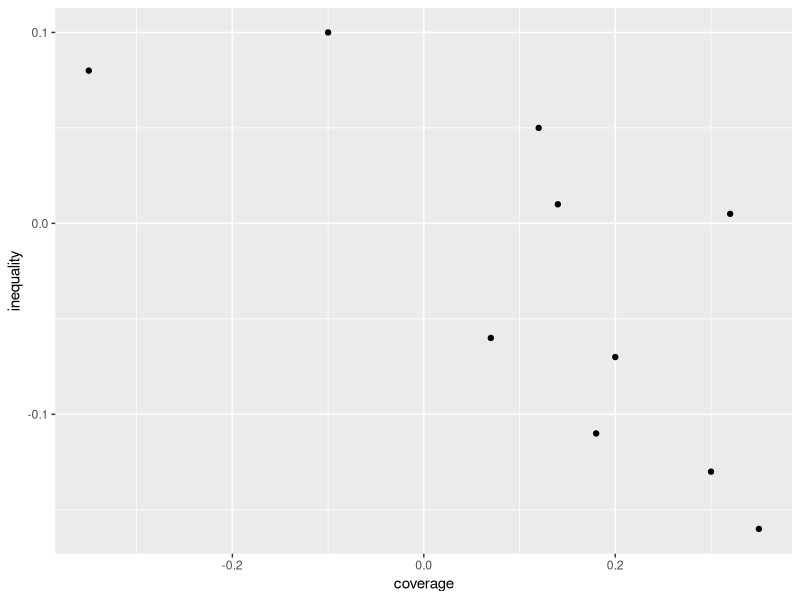
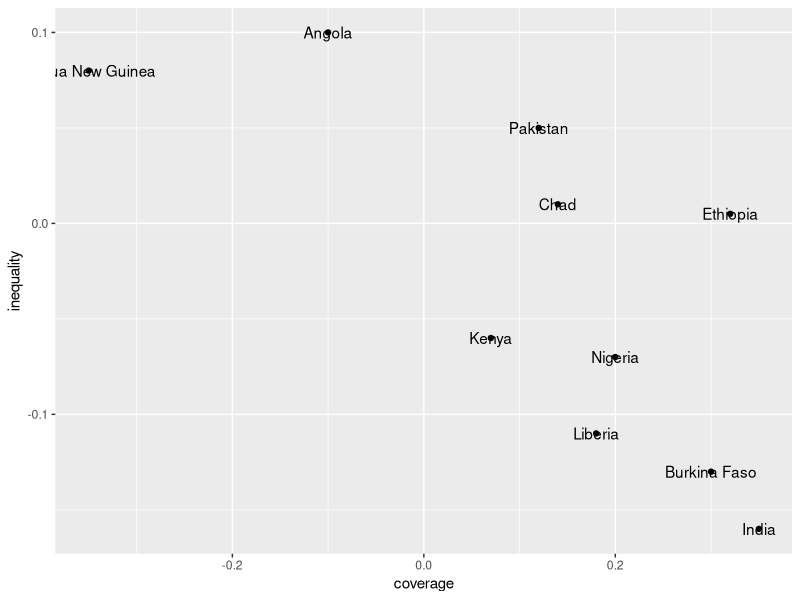
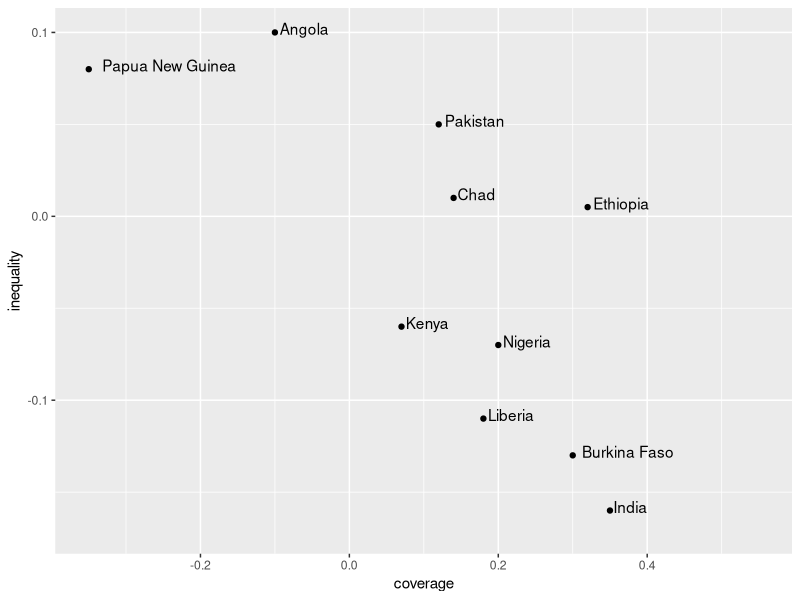
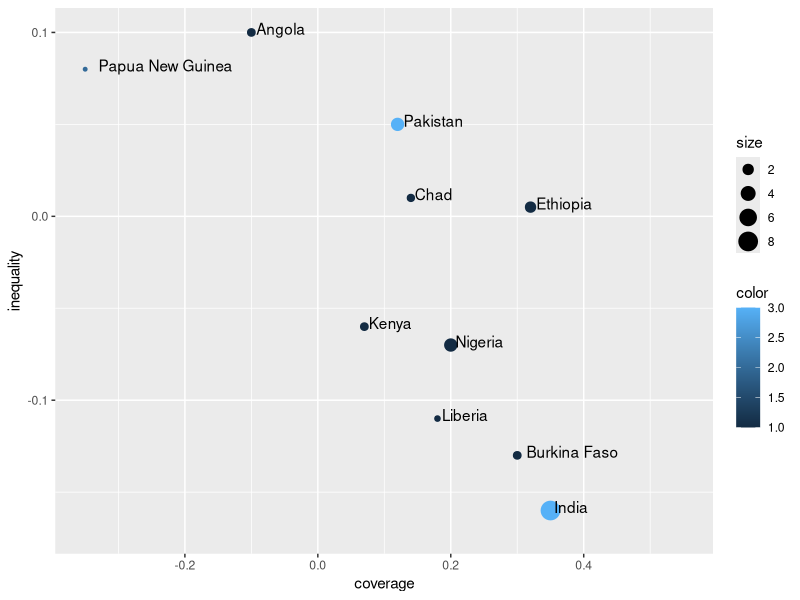
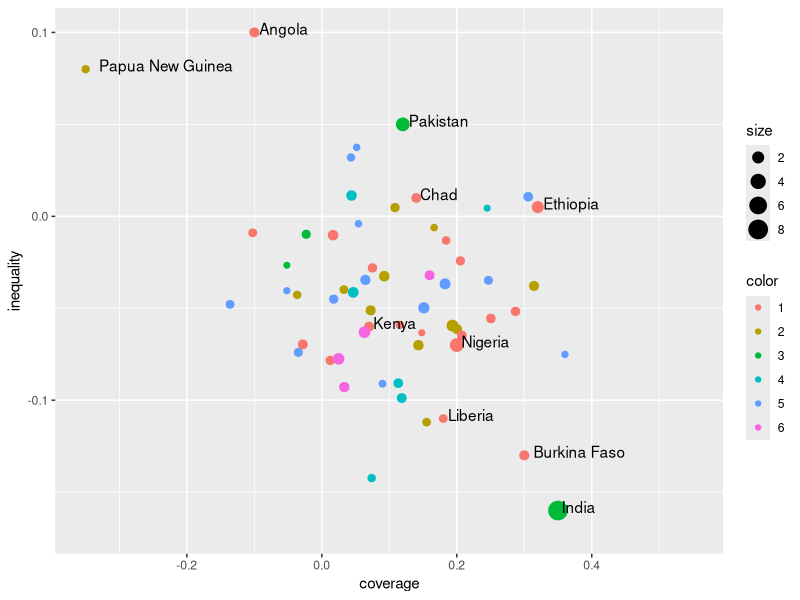
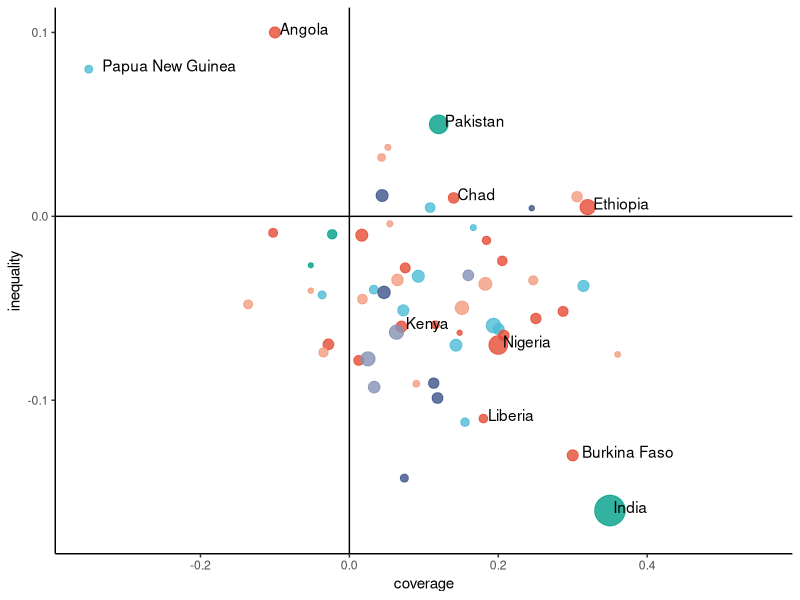

These charts were generated, in order, by the following R code:
## ---- chunk 1
library(ggplot2)
library(ggsci)
## ---- chunk 2
country <- c("Angola", "Papua New Guinea", "Pakistan", "Chad", "Ethiopia", "Kenya", "Nigeria", "Liberia", "Burkina Faso", "India")
coverage <- c(-0.1, -0.35, 0.12, 0.14, 0.32, 0.07, 0.2, 0.18, 0.3, 0.35)
inequality <- c(0.1, 0.08, 0.05, 0.01, 0.005, -0.06, -0.07, -0.11, -0.13, -0.16)
df_plot <- data.frame(country, coverage, inequality)
df_plot
## ---- chunk 3
ggplot(df_plot, aes(x = coverage, y = inequality)) +
  geom_point()
## ---- chunk 4
ggplot(df_plot, aes(x = coverage, y = inequality)) +
  geom_point() +
  geom_text(aes(label = country))
## ---- chunk 5
ggplot(df_plot, aes(x = coverage, y = inequality)) +
  geom_point() +
  geom_text(aes(label = country), hjust = -0.1, vjust = 0.2) +
  xlim(c(-0.35, 0.55)) +
  ylim(c(-0.17, 0.1))
## ---- chunk 6
df_plot$size <- c(1.1, 0.6, 3, 1, 2, 1.1, 3, 0.7, 1.1, 8)
df_plot$color <- c(1, 2, 3, 1, 1, 1, 1, 1, 1, 3)
df_plot
## ---- chunk 7
ggplot(df_plot, aes(x = coverage, y = inequality)) +
  geom_point(aes(size = size, color = color)) +
  geom_text(aes(label = country), hjust = -0.1, vjust = 0.2) +
  xlim(c(-0.35, 0.55)) +
  ylim(c(-0.17, 0.1))
## ---- chunk 8
set.seed(123)
np <- 50
rd <- data.frame(country = rep("", np),
                 coverage = rnorm(n = np, mean = 0.1, sd = 0.12),
                 inequality = rnorm(n = np, mean = -0.05, sd = 0.04),
                 size = rnorm(n = np, mean = 1, sd = 0.4),
                 color = sample(1:6, np, replace = T))
head(rd)
## ---- chunk 9
df_plot <- rbind(df_plot, rd)
df_plot$color <- factor(df_plot$color)
ggplot(df_plot, aes(x = coverage, y = inequality)) +
  geom_point(aes(size = size, color = color)) +
  geom_text(aes(label = country), hjust = -0.1, vjust = 0.2) +
  xlim(c(-0.35, 0.55)) +
  ylim(c(-0.17, 0.1))
## ---- chunk 10
ggplot(df_plot, aes(x = coverage, y = inequality)) +
  geom_point(aes(size = size, color = color), alpha = 0.8) +
  geom_text(aes(label = country), hjust = -0.1, vjust = 0.2) +
  xlim(c(-0.35, 0.55)) +
  ylim(c(-0.17, 0.1)) +
  geom_vline(xintercept = 0) +
  geom_hline(yintercept = 0) +
  scale_color_npg() +
  scale_size_continuous(range = c(0, 10)) +
  theme_classic() +
  theme(legend.position = "none")
